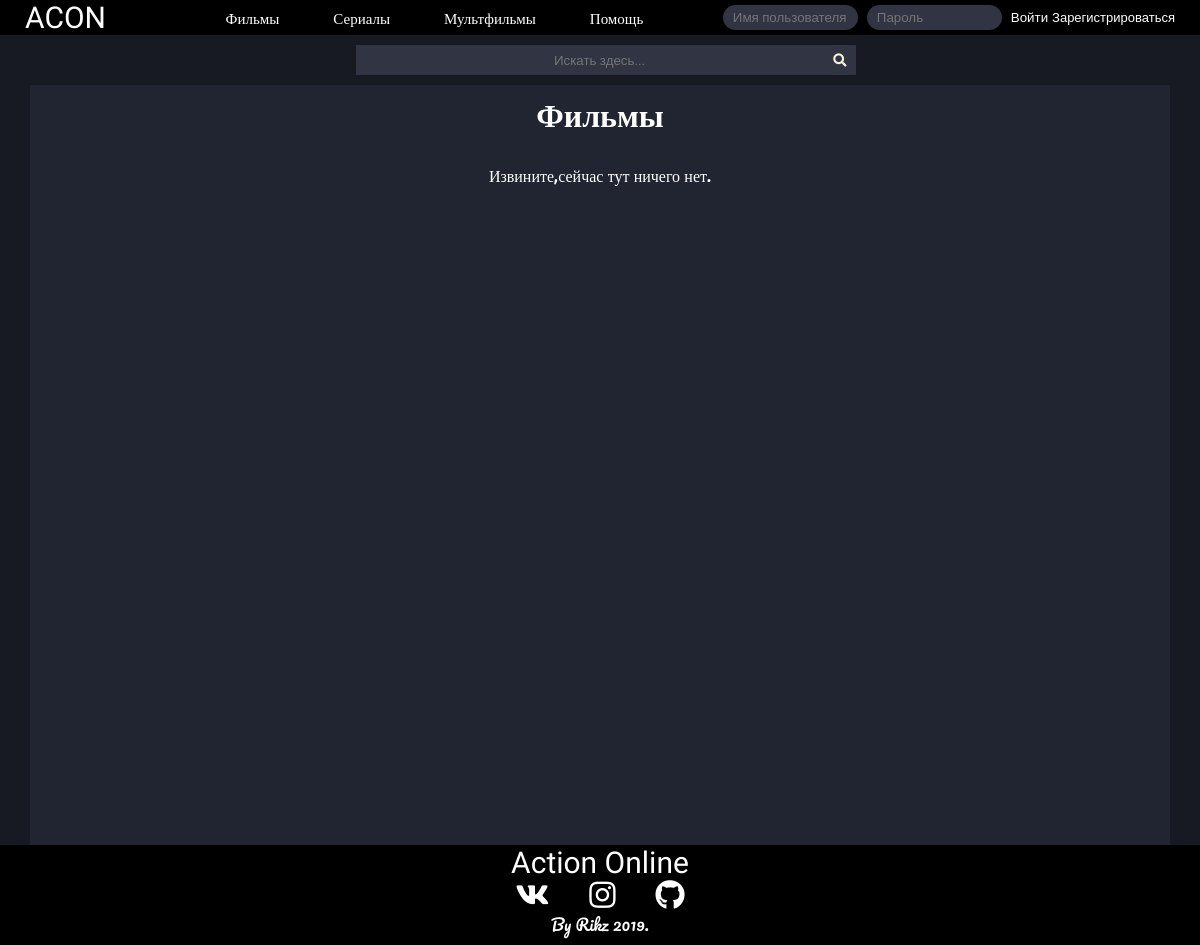
The page /films on the database as committed earlier.
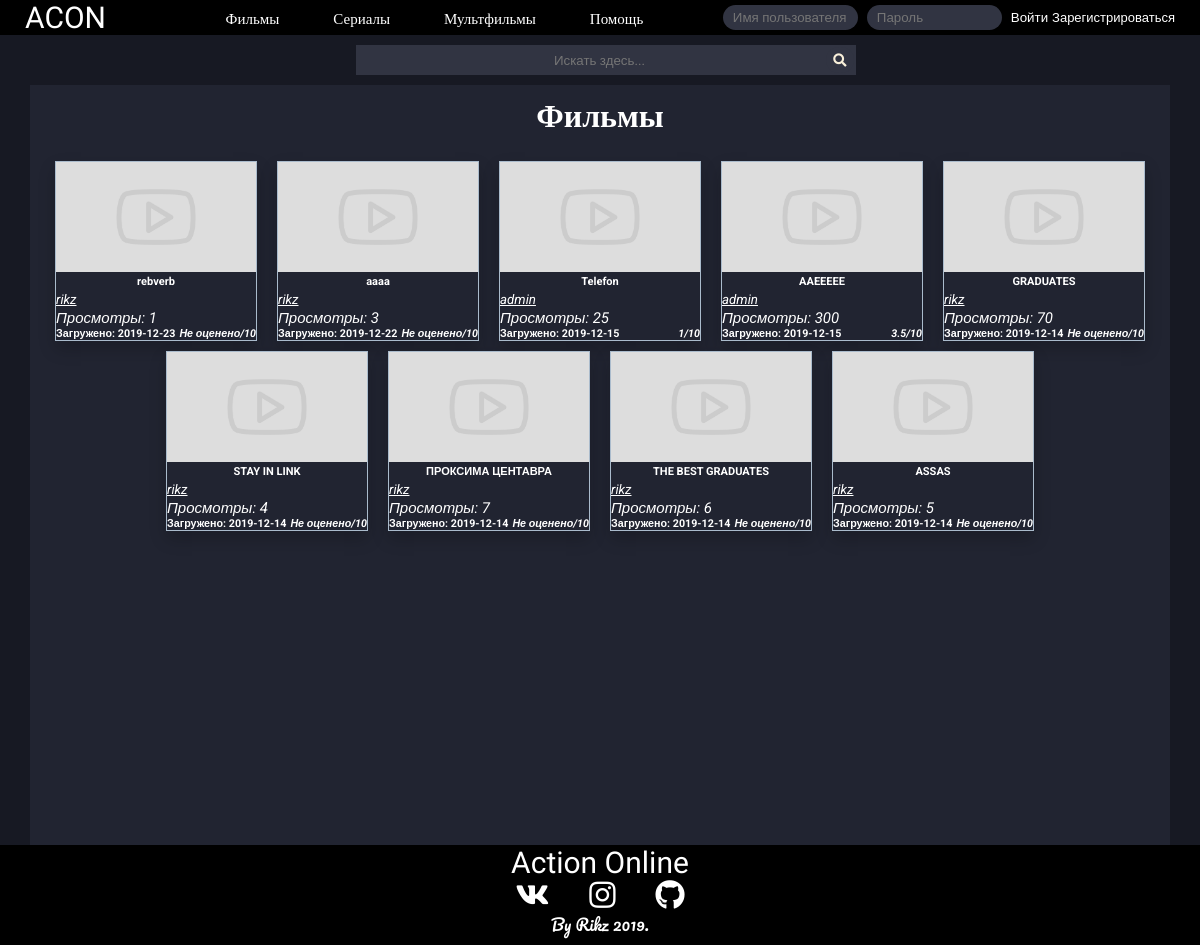
The same page on the database as committed later.
### tables this page shows
CREATE TABLE `files` (
  `id` int(11) UNSIGNED NOT NULL,
  `title` varchar(250) NOT NULL,
  `description` text DEFAULT NULL,
  `preview` varchar(500) DEFAULT NULL,
  `location` varchar(500) NOT NULL,
  `author` varchar(200) DEFAULT NULL,
  `main_genre` int(11) UNSIGNED NOT NULL DEFAULT 1,
  `creator` int(11) UNSIGNED NOT NULL,
  `upload_date` date NOT NULL,
  `views` int(15) UNSIGNED DEFAULT NULL,
  `middle_rating` float UNSIGNED NOT NULL DEFAULT 0,
  `showing` int(10) UNSIGNED NOT NULL,
  `moderating` int(11) UNSIGNED NOT NULL
);

### lib/mainFunctions.php (the view, shortened to what this page needs)
<?php
  function NameByid($id = 0) {
    if (!$id) {
      return ;
    }
    else {
      require "lib/db.php";
      $query = "SELECT username FROM `users` WHERE id = ? LIMIT 1";
      $stmt = mysqli_prepare($dbc,$query);
      mysqli_stmt_bind_param($stmt, 'i', $id);
      mysqli_stmt_execute($stmt);
      mysqli_stmt_bind_result($stmt,$user);
      return $user;
    }
  }
  function accountButton($id,$text = '') {
    return "<button type='submit' id='idNameButton' name='user_link' value=".$id.">".$text."<i class='line_under'>".NameByid($id)."</i></button>";
  }
  function draw_video($query = 0, $showmoderating = 0, $limit = -1, $info = 0) {
	if ($query || $info) {
		if ($info == 0) {
			require "lib/db.php";
			$data = mysqli_query($dbc,$query);
			$info = mysqli_fetch_assoc($data);
			echo "<div class='videos'>";
			if (!$info) {
				echo "<p id='about'>Извините,сейчас тут ничего нет.</p>";
			}
			$selfdb = 1;
		}
		$counter = 0;
		while ($info) {
			if ((!$info['moderating']) || ($info['moderating'] && $showmoderating == 1)) {
				if (!$info['preview'] || !file_exists($info['preview'])) {
					$info['preview'] = "images\\vid_paceholder.jpg";
				}
				if (!$info['middle_rating']) {
					$info['middle_rating'] = "Не оценено";
				}
		        if ($info['showing'] == 0 && $info['showing'] != NULL) {
		          echo "
		            <div class='video' style='border: 3px #615f57 solid;'>";
		        }
		        else{
		          echo "
		            <div class='video'>";
		        }
				echo "
		        	<form method='GET' action='watch'>
		            <button class='videoButton' name='vid' value=".$info['id']."><img class='videoPreview' src=".$info['preview'].">
		            <h5>".$info['title']."</h5>
		            </button></form>
		            <form method='GET' action='account'>
		            <p>".accountButton($info['creator'])."</p>
		            </form>
		            <i id='homeViews'>Просмотры: ".$info['views']."</i>
		            <h6 id='homeAddInfo'>Загружено: ".$info['upload_date']."<i>".$info['middle_rating']."/10</i></h6>
		        </div>";
		        $counter++;
		    }
		    elseif ($counter == 0 && $showmoderating == 1) {
		    	echo "<p id='about'>Извините,сейчас тут ничего нет.</p>";
		    }
		    if ($selfdb) {
		    	$info = mysqli_fetch_assoc($data);
		    }
		    else{
		    	$info = 0;
		    }
		}
		if ($selfdb) {
			echo "</div>";
		}
	}
}
?>

Rows that differ between the two databases and show on the page:
added files: $info['id'] 65 (drawn), moderating 0 (drawn), title "rebverb", id "rikz", views "1", upload_date "2019-12-23", middle_rating "Не оценено"
added files: $info['id'] 55 (drawn), moderating 0 (drawn), title "aaaa", $id 1 (drawn), id "rikz", views "3", upload_date "2019-12-22", middle_rating "Не оценено"
added files: $info['id'] 22 (drawn), moderating 0 (drawn), title "Telefon", $id 11 (drawn), id "admin", views "25", upload_date "2019-12-15", middle_rating "1"
added files: $info['id'] 25 (drawn), moderating 0 (drawn), title "AAEEEEE", $id 11 (drawn), id "admin", views "300", upload_date "2019-12-15", middle_rating "3.5"
added files: $info['id'] 13 (drawn), moderating 0 (drawn), title "GRADUATES", $id 1 (drawn), id "rikz", views "70", upload_date "2019-12-14", middle_rating "Не оценено"
added files: $info['id'] 14 (drawn), moderating 0 (drawn), title "STAY IN LINK", $id 1 (drawn), id "rikz", views "4", upload_date "2019-12-14", middle_rating "Не оценено"
added files: $info['id'] 15 (drawn), moderating 0 (drawn), title "ПРОКСИМА ЦЕНТАВРА", $id 1 (drawn), id "rikz", views "7", upload_date "2019-12-14", middle_rating "Не оценено"
added files: $info['id'] 16 (drawn), moderating 0 (drawn), title "THE BEST GRADUATES", $id 1 (drawn), id "rikz", views "6", upload_date "2019-12-14", middle_rating "Не оценено"
added files: $info['id'] 17 (drawn), moderating 0 (drawn), title "ASSAS", $id 1 (drawn), id "rikz", views "5", upload_date "2019-12-14", middle_rating "Не оценено"
Other text that changed with them:
text no longer shown: "Извините,сейчас тут ничего нет."
